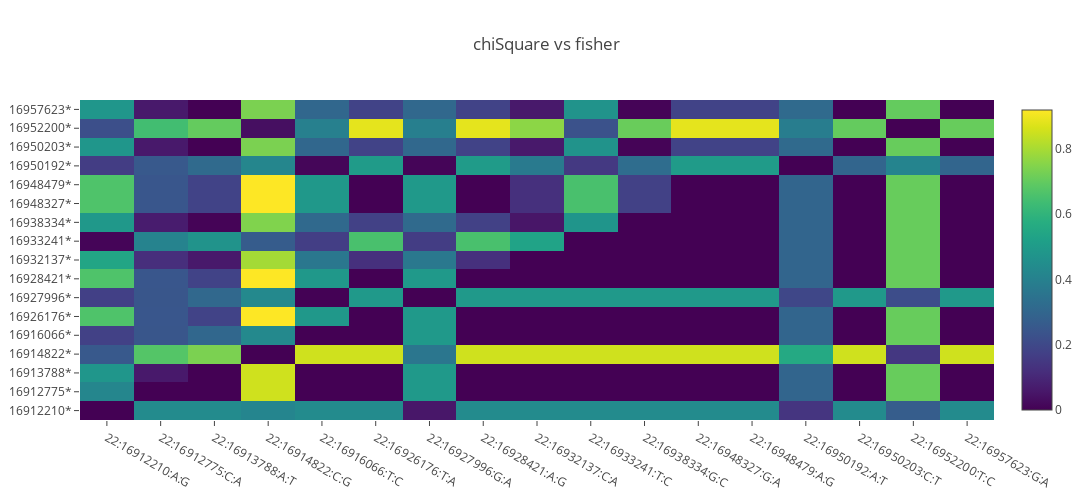

The cell this chart's notebook holds for it:
### Code cell
import numpy as np
import plotly.graph_objs as go
import plotly.offline as py
from plotly.offline import get_plotlyjs, init_notebook_mode

init_notebook_mode(connected = True)

SLCdf = df.filter(array_contains(genes("annotation"), "SLC9B1P4"))

pandasFisher = oskar.fisher(SLCdf, "hgvauser@platinum:illumina_platinum", "KK").select("id", col("Fisher p-value").alias("fisher")).toPandas()
pandasChiSquare = oskar.chiSquare(SLCdf, "hgvauser@platinum:illumina_platinum", "KK").select("id", col("ChiSquare p-value").alias("chiSquare")).toPandas()

labels = pandasFisher["id"].tolist()
labelsPosition = [i.split(":", 3)[1] + "*" for i in labels]

# dim = len(labels)
# X = np.zeros((dim, dim))
# for i in range(dim):
#     for j in range(dim):
#         X[j, i] = np.absolute(pandasChiSquare["chiSquare"][i] - pandasChiSquare["chiSquare"][j])

dim = len(labels)
X = np.zeros((dim, dim))
for i in range(dim):
    for j in range(i, dim):
        X[i, j] = np.absolute(pandasFisher["fisher"][i] - pandasFisher["fisher"][j])
for i in range(dim):
    for j in range(i, dim):
        X[j, i] = np.absolute(pandasChiSquare["chiSquare"][i] - pandasChiSquare["chiSquare"][j])

trace = go.Heatmap(x = labels, y = labelsPosition, z = X, colorscale = 'Viridis')
fig = go.Figure(data = [trace])
fig['layout'].update({ 'title':'chiSquare vs fisher', 'width':1440, 'height':500})

py.iplot(fig)

### Figure 1 — Plotly figure (JSON) as saved in the notebook; plotly's stock layout.template omitted (floating-point values rounded to 4 significant figures; data arrays with more than 128 entries replaced by an {"elided": "..."} marker saying what was removed)
{"data": [{"colorscale": "Viridis", "type": "heatmap", "uid": "c8963d82-3479-47b7-927f-5789704d92bc", "x": ["22:16912210:A:G", "22:16912775:C:A", "22:16913788:A:T", "22:16914822:C:G", "22:16916066:T:C", "22:16926176:T:A", "22:16927996:G:A", "22:16928421:A:G", "22:16932137:C:A", "22:16933241:T:C", "22:16938334:G:C", "22:16948327:G:A", "22:16948479:A:G", "22:16950192:A:T", "22:16950203:C:T", "22:16950203:C:T", "22:16952200:T:C", "22:16957623:G:A"], "y": ["16912210*", "16912775*", "16913788*", "16914822*", "16916066*", "16926176*", "16927996*", "16928421*", "16932137*", "16933241*", "16938334*", "16948327*", "16948479*", "16950192*", "16950203*", "16950203*", "16952200*", "16957623*"], "z": {"elided": "18x18 float values"}}], "layout": {"height": 500, "title": {"text": "chiSquare vs fisher"}, "width": 1440, "xaxis": {"autorange": true, "range": [-0.5, 17.5], "type": "category"}, "yaxis": {"autorange": true, "range": [-0.5, 17.5], "type": "category"}}}
